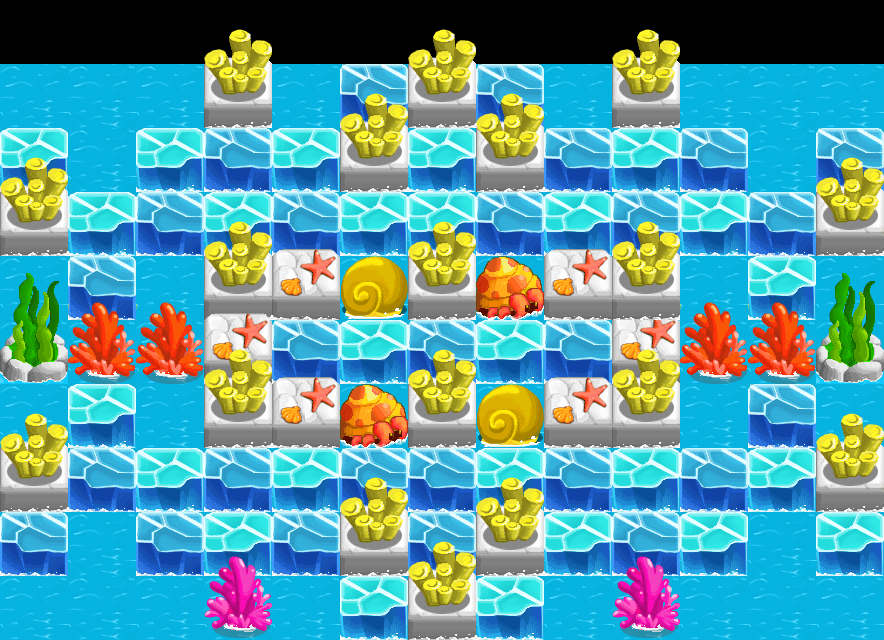

A level layout from a 2D game, rendered from its tile map. Below: a short description, then the map file with tile-grid data replaced by summaries:
An orthogonal 13x10 tile map with 68x64 px tiles, 4 tile layers (bg, item, wall, fg) and 2 objects (player1, player2).

<map version="1.0" orientation="orthogonal" renderorder="right-down" width="13" height="10" tilewidth="68" tileheight="64" nextobjectid="6">
 <tileset firstgid="1" name="ice" tilewidth="68" tileheight="64" tilecount="35" columns="5">
  <image source="ice.png" width="340" height="448" />
  <tile id="3">
   <properties>
    <property name="block" value="1" />
   </properties>
  </tile>
  <tile id="4">
   <properties>
    <property name="block" value="1" />
   </properties>
  </tile>
  <tile id="5">
   <properties>
    <property name="block" value="1" />
   </properties>
  </tile>
  <tile id="6">
   <properties>
    <property name="block" value="1" />
   </properties>
  </tile>
  <tile id="7">
   <properties>
    <property name="block" value="1" />
   </properties>
  </tile>
  <tile id="9">
   <properties>
    <property name="anim" value="2" />
    <property name="dir" value="up" />
   </properties>
  </tile>
  <tile id="10">
   <properties>
    <property name="block" value="1" />
   </properties>
  </tile>
  <tile id="11">
   <properties>
    <property name="block" value="1" />
   </properties>
  </tile>
  <tile id="15">
   <properties>
    <property name="block" value="1" />
   </properties>
  </tile>
  <tile id="16">
   <properties>
    <property name="block" value="1" />
   </properties>
  </tile>
  <tile id="17">
   <properties>
    <property name="block" value="1" />
    <property name="move" value="1" />
   </properties>
  </tile>
  <tile id="25">
   <properties>
    <property name="block" value="1" />
   </properties>
  </tile>
  <tile id="26">
   <properties>
    <property name="block" value="1" />
   </properties>
  </tile>
  <tile id="30">
   <properties>
    <property name="anim" value="5" />
    <property name="dir" value="up" />
   </properties>
  </tile>
 </tileset>
 <layer name="bg" width="13" height="10">
  <data>[130 cells, 117 non-empty, 2 distinct tile ids]</data>
 </layer>
 <layer name="item" width="13" height="10">
  <data>[130 cells, 57 non-empty, 4 distinct tile ids]</data>
 </layer>
 <layer name="wall" width="13" height="10">
  <data>[130 cells, 32 non-empty, 5 distinct tile ids]</data>
 </layer>
 <layer name="fg" width="13" height="10">
  <data>[130 cells, 31 non-empty, 5 distinct tile ids]</data>
 </layer>
 <objectgroup name="players">
  <object id="1" name="player1" x="782" y="600">
   <properties>
    <property name="playertype" value="npc5" />
   </properties>
  </object>
  <object id="4" name="player2" x="101" y="90">
   <properties>
    <property name="playertype" value="player" />
   </properties>
  </object>
 </objectgroup>
</map>
